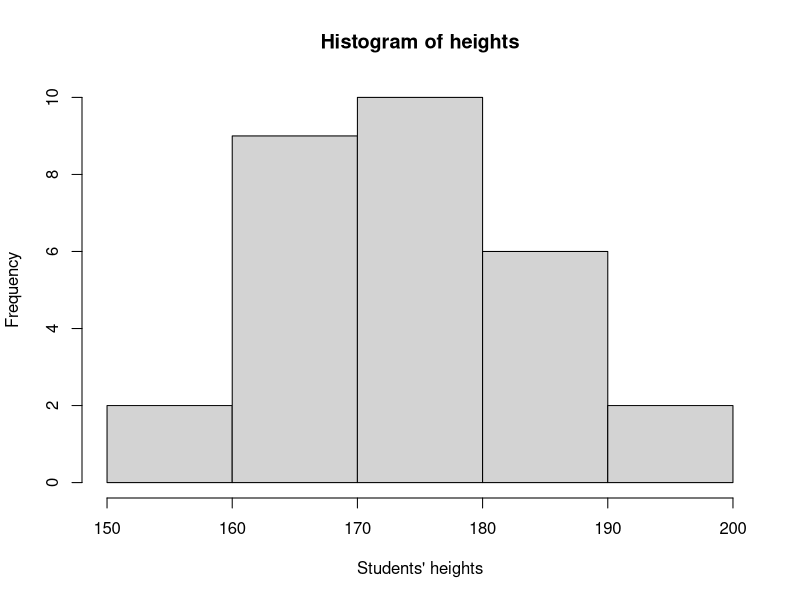
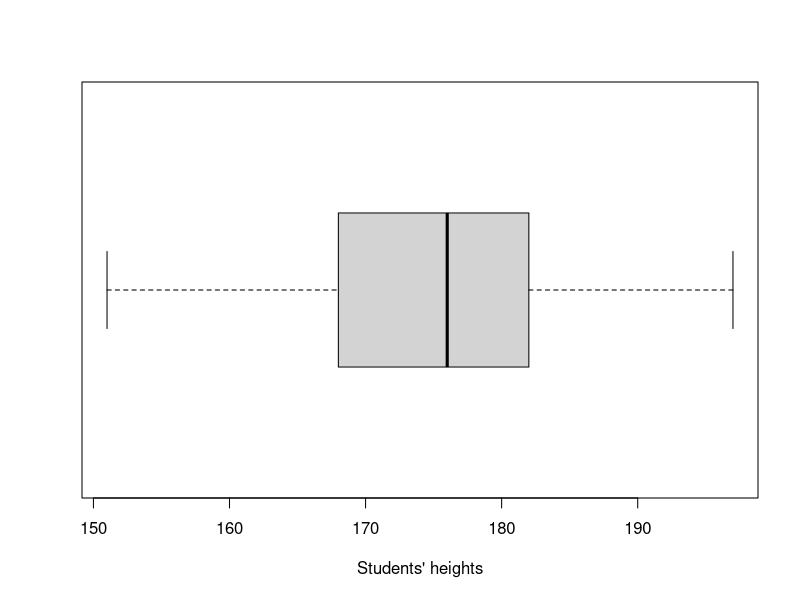
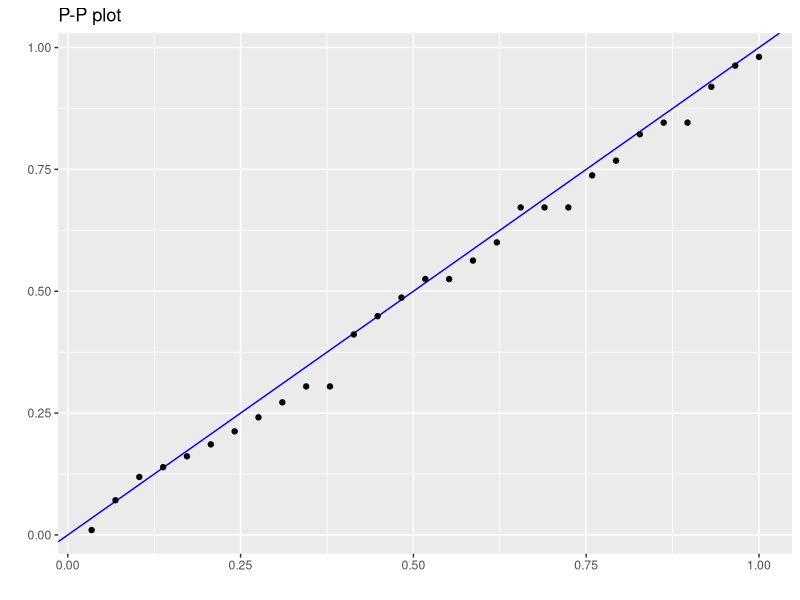
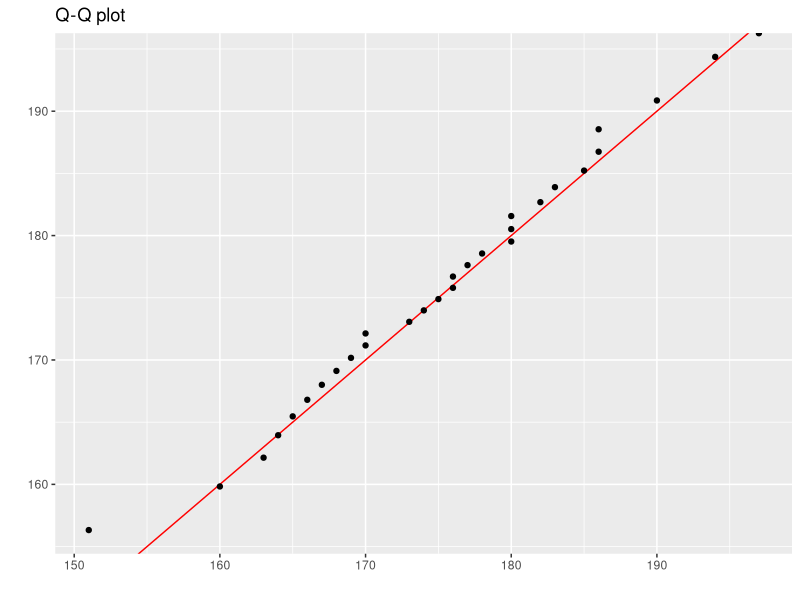

Write R code to recreate these figures, in order.
library("ggplot2")
heights <- c(170, 151, 174, 197, 177, 194, 173, 180, 186, 185, 175, 163, 160, 178, 190, 170, 169, 183, 182, 180, 176, 176, 164, 180, 166, 168, 167, 186, 165)

getmode <- function(v) {
   uniqv <- unique(v)
   uniqv[which.max(tabulate(match(v, uniqv)))]
}

result.mean <- mean(heights)
print(result.mean)

result.med <- median(heights)
print(result.med)

result.mode <- getmode(heights)
print(result.mode)

result.var <- sd(heights)
print(result.var)

result.gm_mean <- prod(heights)^(1/(length(heights)))
print(result.gm_mean)

result.hm_mean <- 1/mean(1/heights)
print(result.hm_mean)

hist(heights, plot=TRUE, xlab="Students' heights")

boxplot(heights, xlab="Students' heights", horizontal=TRUE)

n <- length(heights)
p <- (1 : n) / n - 0.5 / n

PP = data.frame(emp=(1:n)/n, theor=pnorm(sort(heights), result.mean, result.var))
ggplot(PP,aes(x=emp, y=theor)) + geom_abline(intercept=0, slope=1, colour="blue") + geom_point() + labs(y="", x="", title="P-P plot")

QQ = data.frame(emp=sort(heights), theor=qnorm((1:n)/n, result.mean, result.var))
QQ_plot <- ggplot(QQ, aes(x = emp, y = theor), colour = "blue")
QQ_plot + geom_abline(intercept=0, slope=1, colour="red") + geom_point() + labs(y="", x="", title="Q-Q plot")